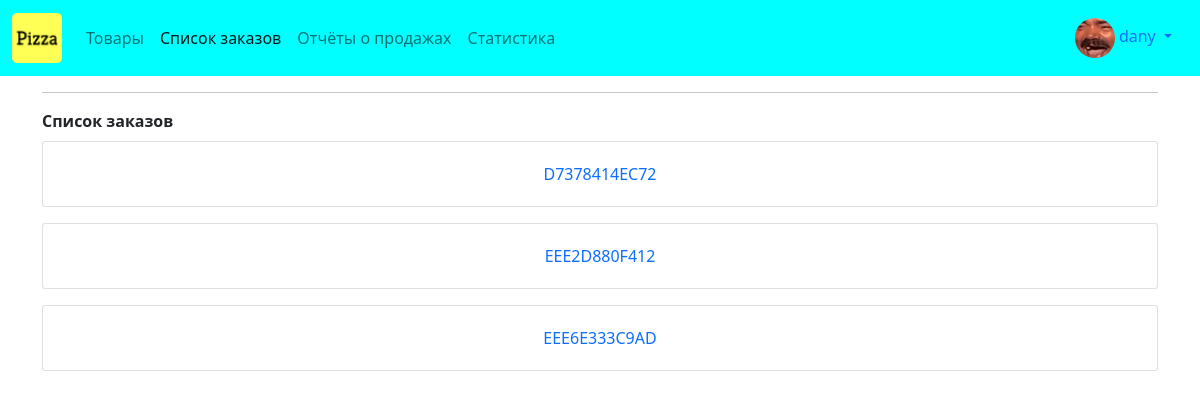
The page /sales/sales/ (signed in) on the database its author committed.
### profiles/models.py (models this page shows, shortened)
class Profile(models.Model):
    user = models.OneToOneField(User, on_delete=models.CASCADE)
    bio = models.TextField(default="no bio")
    avatar = models.ImageField(upload_to='avatars', default='no_picture.png')
    created = models.DateTimeField(auto_now_add=True)
    updated = models.DateTimeField(auto_now=True)

### sales/models.py (models this page shows, shortened)
class Sale(models.Model):
    transaction_id = models.CharField(max_length=12, blank=True)
    positions = models.ManyToManyField(Position)
    total_price = models.FloatField(blank=True, null=True)
    customer = models.ForeignKey(Customer, on_delete=models.CASCADE)
    salesman = models.ForeignKey(Profile, on_delete=models.CASCADE)
    created = models.DateTimeField(blank=True)
    updated = models.DateTimeField(auto_now=True)
    def get_absolute_url(self):
        return reverse("sales:detail", kwargs={"pk": self.pk})

### sales/views.py (the view)
# urls.py: path('sales/', SaleListView.as_view(), name='list'),
class SaleListView(LoginRequiredMixin, ListView):
    model = Sale
    template_name = 'sales/main.html'

### sales/templates/sales/main.html (shortened to what this page needs)
{% extends 'base.html' %}
{% block content %}
<hr>
<b>Список заказов</b>
<br>
{% for obj in object_list %}
    <div class='card mb-3 mt-2'>
        <a href="{{obj.get_absolute_url}}" class="card-body">{{obj.transaction_id}}</a>
    </div>
{% endfor %}
{% endblock content %}

### templates/navbar.html (shortened to what this page needs)
{% load static %}
{% url 'sales:home' as path_to_home %}
{% url 'sales:list' as path_to_sales %}
{% url 'reports:main' as path_to_reports %}
{% url 'products:products' as path_to_products %}
<nav class="navbar navbar-expand-lg navbar-light" style="background-color: #00ffff">
  <div class="container-fluid">
    <a class="navbar-brand" href="{{path_to_products}}"><img src="{% static 'logo.png' %}" class="logo-sm"></a>
    <div class="collapse navbar-collapse" id="navbarNav">
      <ul class="navbar-nav">
        <li class="nav-item">
          <a class="nav-link {% if request.path == path_to_products %} active{% endif %}" href="{{path_to_products}}">Товары</a>
        </li>
        <li class="nav-item">
          <a class="nav-link {% if request.path == path_to_sales %} active{% endif %}" href="{{path_to_sales}}">Список заказов</a>
        </li>
        <li class="nav-item">
          <a class="nav-link {% if request.path == path_to_reports %} active{% endif %}" href="{{path_to_reports}}">Отчёты о продажах</a>
        </li>
        <li class="nav-item">
          <a class="nav-link" href="{{path_to_home}}">Статистика</a>
        </li>
      </ul>
    </div>
    {% if request.user.is_authenticated %}
      <div class="nav-item dropdown">
        <div class="nav-link dropdown-toggle" id="navbarDropdownMenuLink" role="button" data-bs-toggle="dropdown" aria-expanded="false">
          <img src="{{request.user.profile.avatar.url}}" class="avatar-sm">&nbsp;{{request.user}}
        </div>
      </div>
    {% endif %}
  </div>
</nav>

### static/style.css (style rules this page uses)
.avatar-sm { height: 40px; width: 40px; border-radius: 50%; }
.logo-sm { height: 50px; width: auto; }
.card { position: relative; display: -ms-flexbox; display: flex; -ms-flex-direction: column; flex-direction: column; min-width: 0; word-wrap: break-word; background-color: #fff; background-clip: border-box; border: 1px solid rgba(0, 0, 0, .125); border-radius: .1875rem }
.card-body { -ms-flex: 1 1 auto; flex: 1 1 auto; padding: 1.25rem; text-align: center }
a { text-decoration: none !important }

### rows shown on the page
Sale: transaction_id "D7378414EC72"
Sale: transaction_id "EEE2D880F412"
Sale: transaction_id "EEE6E333C9AD"

### other values the page prints
{{ request.user }} "dany"
